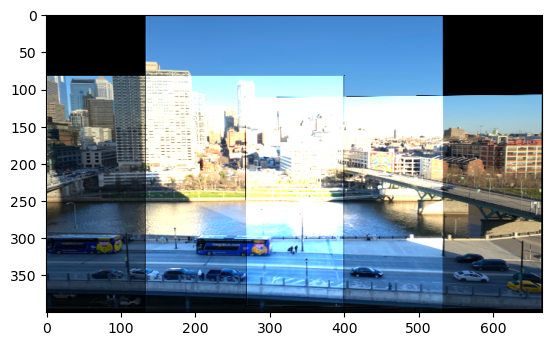
#> input picture Week12/phily_combo_color.png, 552 x 346 px, given in place of phily1.png, which was not available
$ jupyter execute --allow-errors Botzer_AI879_HW_Q1_Week12_PhilyVersion.ipynb   (text cells are left out)
#> lines starting #> are read from the running program, lines starting #| are printed output that depends on the picture; pictures that were not available may be replaced by others from this repository, and a replacement may not be noted
[cell 1]
# Author: Brandon Botzer
# Date: 3/30/2024
# Class: Penn State - AI 879

[cell 2]
# Imports for functions

from PIL import Image

import skimage as ski
import numpy as np
import matplotlib.pyplot as plt
from matplotlib import patches
import cv2 as cv


# Showing the results of scipy computations
import pandas as pd

cv.__version__, ski.__version__

[cell 3]
# Read in the images
im1_color = ski.io.imread('phily1.png')
#> im1_color is the input picture: shape (346, 552, 4); mean R, G, B, A 142.4, 158.4, 170, 255
im1_color = im1_color[:,:,:3] # Removing the alpha channel
#> im1_color: shape (346, 552, 3)
im2_color = ski.io.imread('phily2.png')
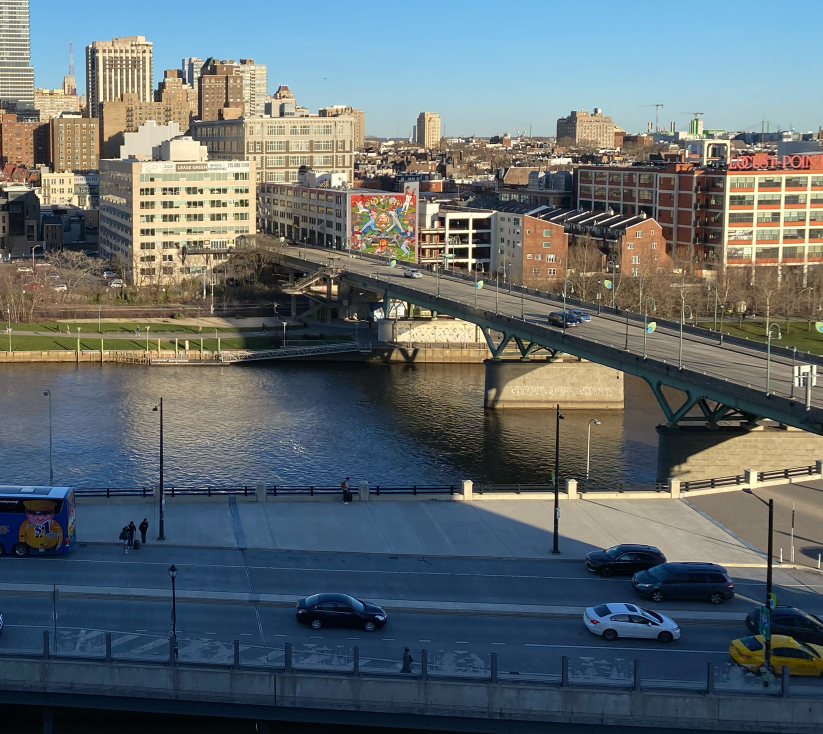
#> input picture Week12/phily3.png, 1645 x 1468 px, given in place of phily2.png, which was not available (shown at 1/2 size)
#> im2_color is the input picture: shape (1468, 1645, 4); mean R, G, B, A 96.7, 106.3, 109.7, 255
im2_color = im2_color[:,:,:3]
#> im2_color: shape (1468, 1645, 3)
im3_color = ski.io.imread('phily3.png')
im3_color = im3_color[:,:,:3]

[cell 4]
im1_color.shape
#> Out = (346, 552, 3)

[cell 5]
# Convert these to grayscale knowing the SIFT needs grayscale
im1 = ski.color.rgb2gray(im1_color)
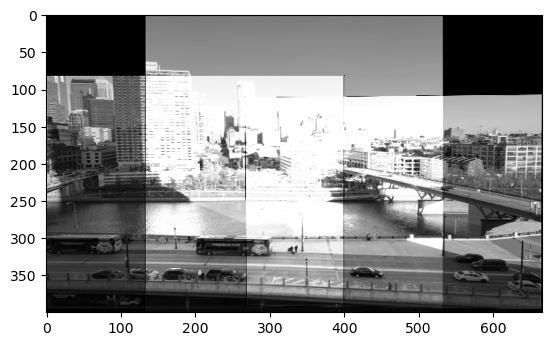
#> im1: shape (346, 552) float64; min 0, max 1, mean 0.611
im2 = ski.color.rgb2gray(im2_color)
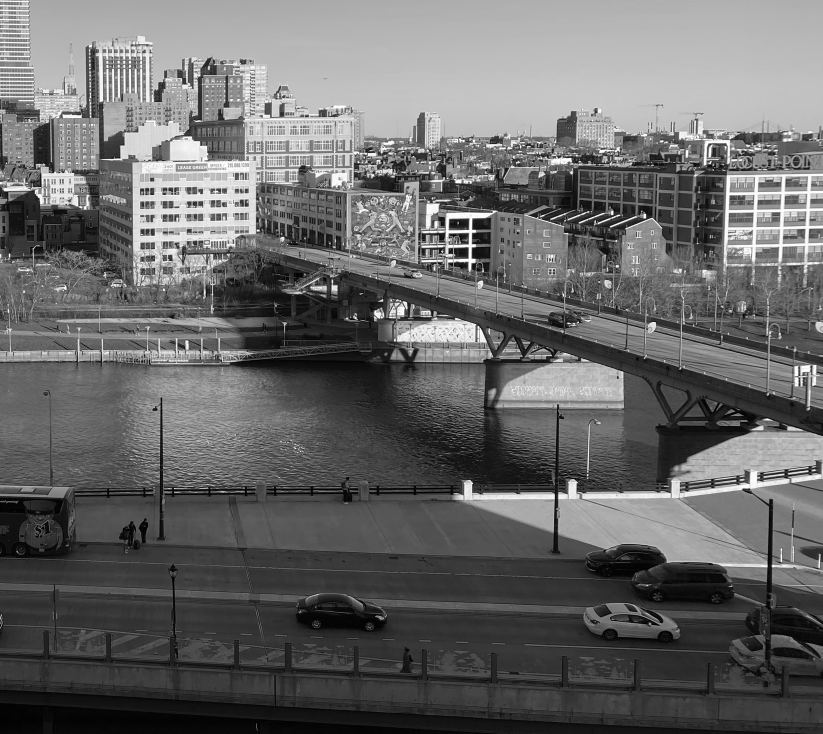
#> im2: shape (1468, 1645) float64 (shown at 1/2 size); min 0, max 1, mean 0.41
im3 = ski.color.rgb2gray(im3_color)

# [9 lines of commented-out code are left out]

[cell 6]
# Showing the pictures to be stitched
fig, axs = plt.subplots(1,3)

axs[0].imshow(im1, cmap='gray')
# axs[0].axis('off')
axs[1].imshow(im2, cmap='gray')
axs[1].axis('off')
axs[2].imshow(im3, cmap='gray')
axs[2].axis('off')

axs[1].set_title('Three Pictures of the Library 3072x3072')

plt.tight_layout()
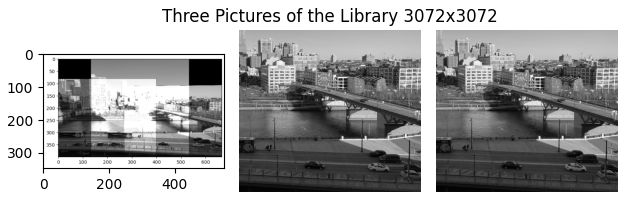
#> figure drawn by matplotlib, 3 panels

[cell 7]
# Declare an image size
resize_shape = (400, 400)

# The order=3 corresponds to a bi-cubic interpolation
# The anti_aliasing=True applies the Gaussian Filter
im1 = ski.transform.resize(im1, resize_shape, order=3, anti_aliasing=True)
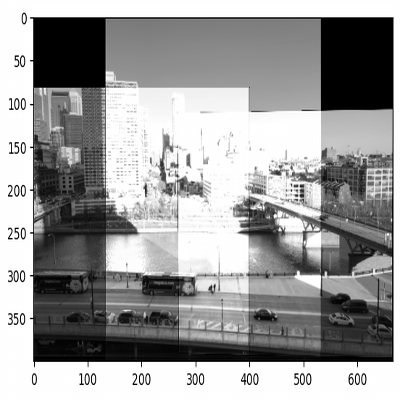
#> im1: shape (400, 400) float64; min 0, max 1, mean 0.61
im2 = ski.transform.resize(im2, resize_shape, order=3, anti_aliasing=True)
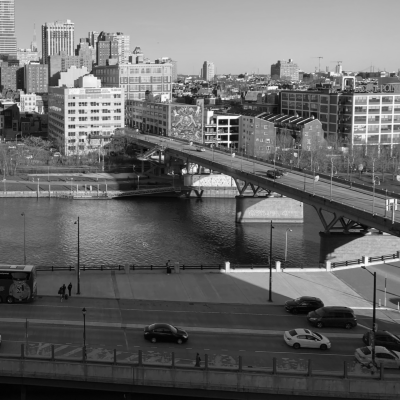
#> im2: shape (400, 400) float64; min 0.00943, max 0.99, mean 0.41
im3 = ski.transform.resize(im3, resize_shape, order=3, anti_aliasing=True)


# For the color converstion at the end
im1_color = ski.transform.resize(im1_color, resize_shape, order=3, anti_aliasing=True)
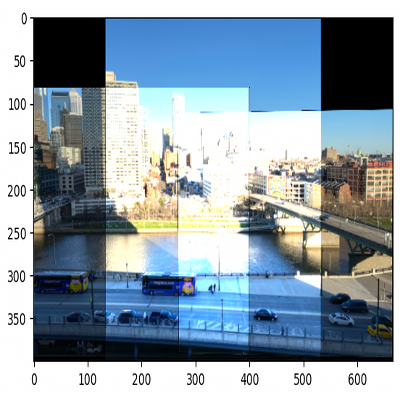
#> im1_color: shape (400, 400, 3) float64; mean R, G, B 0.558, 0.62, 0.666
im2_color = ski.transform.resize(im2_color, resize_shape, order=3, anti_aliasing=True)
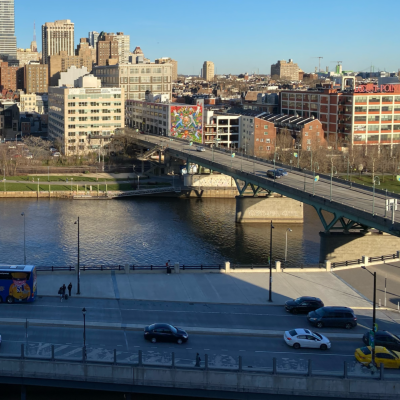
#> im2_color: shape (400, 400, 3) float64; mean R, G, B 0.379, 0.417, 0.43
im3_color = ski.transform.resize(im3_color, resize_shape, order=3, anti_aliasing=True)

[cell 8]
# Showing the resized pictures to be stitched
fig, axs = plt.subplots(1,3)

axs[0].imshow(im1, cmap='gray')
# axs[0].axis('off')
axs[1].imshow(im2, cmap='gray')
axs[1].axis('off')
axs[2].imshow(im3, cmap='gray')
axs[2].axis('off')

axs[1].set_title('Three Pictures of the Library Resized (400x400)')

plt.tight_layout()

[cell 9]
# Bring in a modified applySIFT() function from what I built from Lesson 7 Homework

# Using skimage functions
def applySIFT(im1, im2, every_n_element=30, plot=False, title=''):

    '''
    Apply the SIFT Feature Extractor to an image and the same image that has been transformed.
    These found points are then matched between the two images and the matches are plotted.

    WARNING: This is crashing my machine for high-resolution images... Make sure you rescale!

    Args:
        im1: The first image

        im2: The second image which will be compared to the first.

        every_n_element: Given the many SIFT features that are found, this shows every n'th element

        title: plot title

    Returns:
        matches: the matching points between the two images as determined by SIFT
    '''

    # Change a color image to grayscale
    if len(im1.shape) > 2:
        im1 = ski.color.rgb2gray(im1)
    if len(im2.shape) > 2:
        im2 = ski.color.rgb2gray(im2)

    # Built the descriptor object.
        # This object will do the detecting and extracting of the features
        # The default SIFT parameters need 51GB of RAM to operate on the images.
        # I am decreasing the number of octaves to run.
    descriptor_extractor_SFIT = ski.feature.SIFT(n_octaves=3, n_scales=2)

    # Find and extract the features for im1
    descriptor_extractor_SFIT.detect_and_extract(im1)
    keypoints_im1 = descriptor_extractor_SFIT.keypoints
    descriptors_im1 = descriptor_extractor_SFIT.descriptors

    # Find and extract the features for im2
    descriptor_extractor_SFIT.detect_and_extract(im2)
    keypoints_im2 = descriptor_extractor_SFIT.keypoints
    descriptors_im2 = descriptor_extractor_SFIT.descriptors

    # Match the descriptors from each image as per:
        # https://scikit-image.org/docs/stable/api/skimage.feature.html#skimage.feature.SIFT
        # A descriptor is given by: (N, n_hist*n_hist*n_ori) array
    matches = ski.feature.match_descriptors(descriptors_im1, descriptors_im2, cross_check=True)

    if plot:
        # Plot the two images with their matched peaks
        fig, ax = plt.subplots(nrows=1, ncols=1)
        plt.gray()
        plt.title(title)
        ski.feature.plot_matches(ax, im1, im2, keypoints_im1, keypoints_im2, matches[::every_n_element], only_matches=True)

    return keypoints_im1, keypoints_im2, matches

#> (a cell that did not finish here is left out)

#> (a cell that did not finish here is left out)


#> (a cell that did not finish here is left out)


#> (a cell that did not finish here is left out)

#> (a cell that did not finish here is left out)

[cell 15]
# This is the 'bad' non-RANSAC matrix I'll be using in comparision at the end
bad_model_12 = ski.transform.ProjectiveTransform()
#> (the rest of this cell did not finish here and is left out)

#> (a cell that did not finish here is left out)

#> (a cell that did not finish here is left out)

[cell 18]
# This is the 'bad' non-RANSAC matrix I'll be using in comparision at the end
bad_model_23 = ski.transform.ProjectiveTransform()
#> (the rest of this cell did not finish here and is left out)

[cell 19]
fig, ax = plt.subplots(1, 1)

#> (the rest of this cell did not finish here and is left out)

[cell 20]
fig, ax = plt.subplots(1, 1)

#> (the rest of this cell did not finish here and is left out)

[cell 21]
# Import the Similarity Transform (it took me a long time to find this Class)
from skimage.transform import SimilarityTransform

[cell 22]
row, col = im2.shape
#> row = 400; col = 400

[cell 23]
# Set the corners of image 2

    # In what can only be described as annoying, the transformations use x,y rather than row,col.
    # Convert row, col to x,y

im2_corners = np.array([[0,0], [0,row], [col,0],[row,col]])
#> im2_corners = [[0, 0], [0, 400], [400, 0], [400, 400]]
